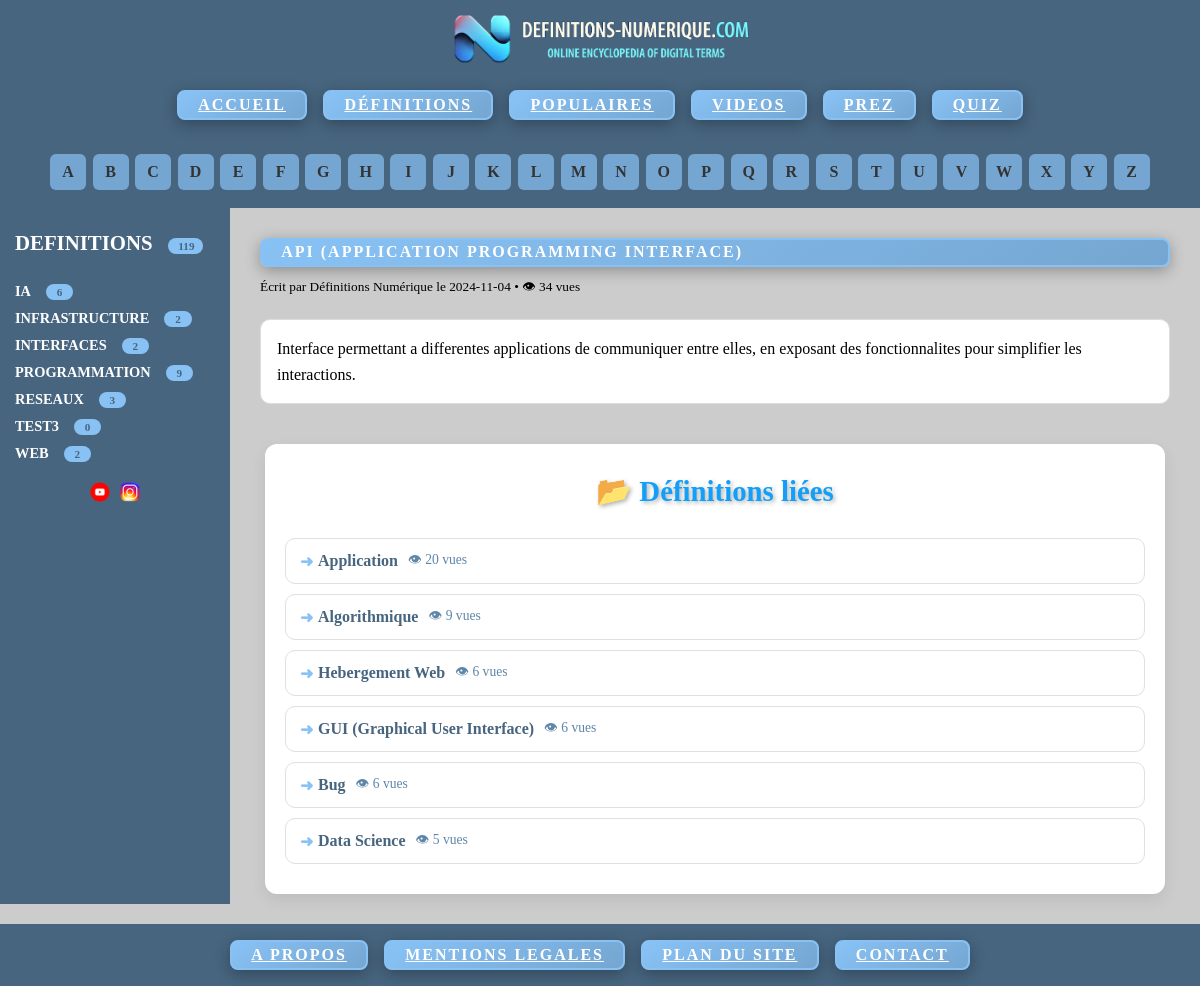
Before: /affichedef.php?defid=2 with the older database file.
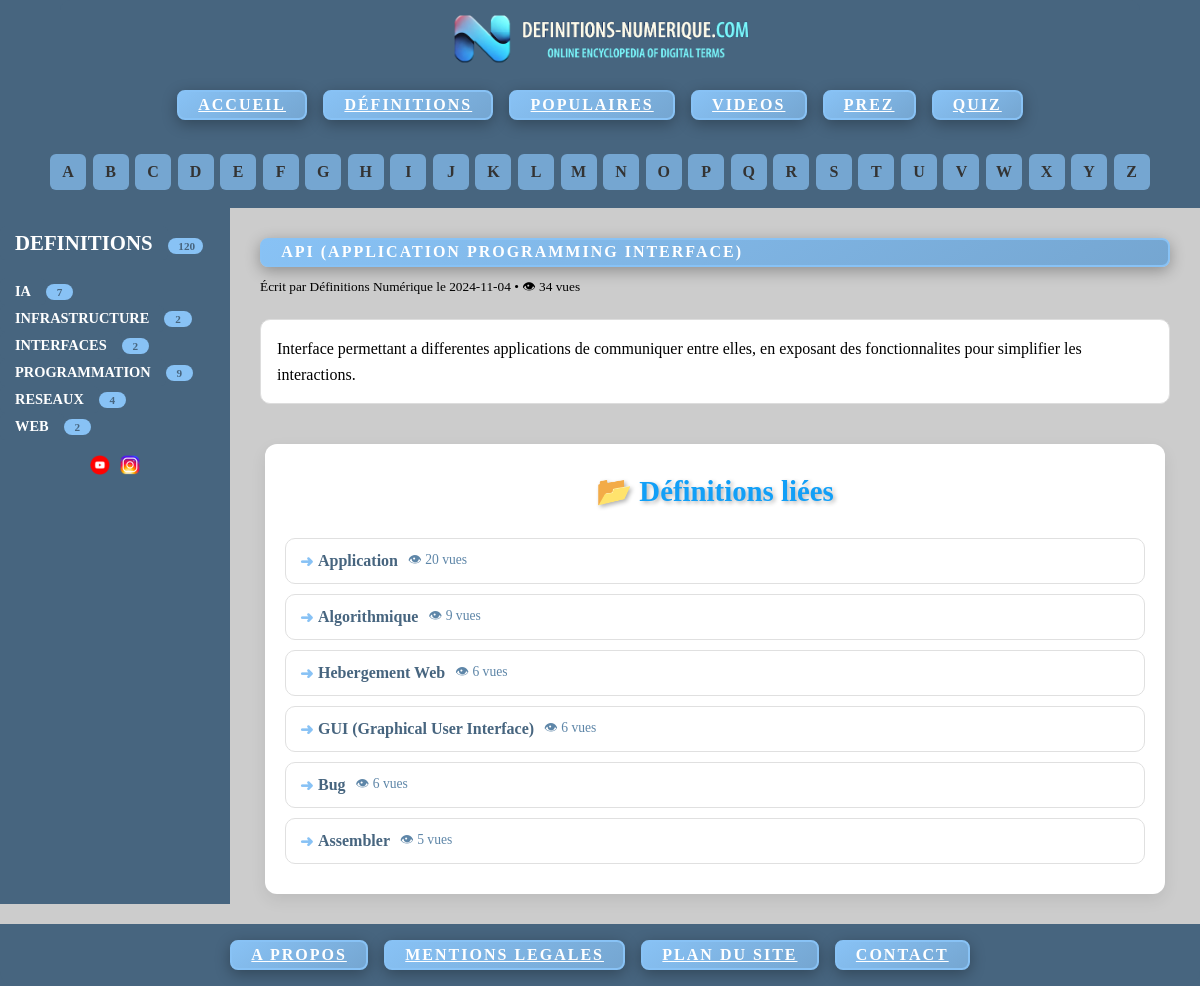
After: the same page with the newer database file.
### tables this page shows
CREATE TABLE `categorie` (
  `catid` int(10) NOT NULL,
  `catnom` varchar(100) NOT NULL
);

CREATE TABLE `definition` (
  `defid` int(11) NOT NULL,
  `deflettre` varchar(1) NOT NULL,
  `deftitre` varchar(100) NOT NULL,
  `definition` varchar(1000) NOT NULL,
  `defauteur` varchar(100) NOT NULL,
  `defdate` date NOT NULL,
  `valider` int(1) NOT NULL DEFAULT '2',
  `defemail` varchar(100) NOT NULL,
  `nb_vue` int(100) NOT NULL DEFAULT '0'
);

### affichedef.php (the view, shortened to what the changed rows need)
<!DOCTYPE html>
<html lang="fr">
<head>
    <link rel="stylesheet" href="style.css">
</head>
<body>
<div class="lettresdiv"><?php include "lettres.php"; ?></div>
<div class="homediv">
    <div class="container">
        <div class="home">
            <div class="gauche">
                <?php include "gauche.php"; ?>
            </div>
            <div class="droite">
                <div class="definition-page">
<?php
$conn = new mysqli(
    $_ENV['DB_SERVERNAME'],
    $_ENV['DB_USERNAME'],
    $_ENV['DB_PASSWORD'],
    $_ENV['DB_NAME']
);
$conn->set_charset("utf8mb4");
if (isset($_GET['defid'])) {
    $motId = (int)$_GET['defid'];
    $stmt = $conn->prepare(
        "SELECT defid, deftitre, definition, nb_vue, defauteur, defdate
         FROM definition WHERE defid = ?"
    );
    $stmt->bind_param("i", $motId);
    $stmt->execute();
    $result = $stmt->get_result();
    $definition = $result->fetch_assoc();
    if ($definition) {
        ?>
    <div class="definition-related">
    <div class="related-list">
<?php
$sqlRelated = "
SELECT DISTINCT d.defid, d.deftitre, d.nb_vue
FROM definition d
JOIN lien l ON d.defid = l.defid
WHERE l.catid IN (
    SELECT catid FROM lien WHERE defid = ?
)
AND d.defid != ?
ORDER BY d.nb_vue DESC
LIMIT 6
";
$stmtRelated = $conn->prepare($sqlRelated);
$stmtRelated->bind_param("ii", $motId, $motId);
$stmtRelated->execute();
$resRelated = $stmtRelated->get_result();
if ($resRelated->num_rows > 0) {
 while ($rel = $resRelated->fetch_assoc()) {
    echo '<div class="related-item">';
        echo '<div class="related-line">';
            echo '<a href="affichedef.php?defid=' . intval($rel['defid']) . '" class="related-title">';
                echo htmlspecialchars($rel['deftitre']);
            echo '</a>';
            echo '<span class="related-meta">';
                echo '👁 ' . intval($rel['nb_vue']) . ' vues ';
            echo '</span>';
        echo '</div>';
    echo '</div>';
}
} else {
    echo '<p>Aucune définition liée pour le moment.</p>';
}
?>
    </div>
</div>
        <?php
    } else {
        echo "<p>Définition introuvable.</p>";
    }
} else {
    echo "<p>Aucune définition sélectionnée.</p>";
}
?>
                </div>
            </div>
        </div>
    </div>
</div>
</body>
</html>

### lettres.php (shortened to what the changed rows need)
<?php
$conn = new mysqli(
    $_ENV['DB_SERVERNAME'],
    $_ENV['DB_USERNAME'],
    $_ENV['DB_PASSWORD'],
    $_ENV['DB_NAME']
);
$conn->set_charset("utf8mb4");
?>
<div class="container">
    <div class="lettrescript">
        <div class="controls">
            <ul class="lettre-list">
                <?php
                $lettersSql = "
                    SELECT deflettre
                    FROM definition
                    GROUP BY deflettre
                    ORDER BY deflettre
                ";
                $lettersResult = $conn->query($lettersSql);
                if ($lettersResult && $lettersResult->num_rows > 0) {
                    while ($row = $lettersResult->fetch_assoc()) {
                        $lettre = htmlspecialchars($row['deflettre']);
                        echo "
                            <li>
                                <a href='defparlettre.php?id={$lettre}' class='lettre'>
                                    {$lettre}
                                </a>
                            </li>
                        ";
                    }
                }
                ?>
            </ul>
        </div>
    </div>
</div>

### gauche.php (shortened to what the changed rows need)
<?php
$conn = new mysqli($_ENV['DB_SERVERNAME'], $_ENV['DB_USERNAME'], $_ENV['DB_PASSWORD'], $_ENV['DB_NAME']);
	$conn->set_charset("utf8mb4");
$conn2 = new mysqli($_ENV['DB_SERVERNAME'], $_ENV['DB_USERNAME'], $_ENV['DB_PASSWORD'], $_ENV['DB_NAME']);
	$conn2->set_charset("utf8mb4");
   printf ("<br><a href='definitions.php' class='rubriqueDEF'>DEFINITIONS</a>");
if ($result3 = mysqli_query($conn, "SELECT COUNT(*) as total from definition"))
{
    while ($row3 = $result3->fetch_assoc())
	{
        		printf ("<span class='styled-span'> %s </span><br><br>", $row3['total']);
 	 }
  }
else
		{
		}
if ($result = mysqli_query($conn, "SELECT * from categorie ORDER BY catnom "))
{
    while ($row = $result->fetch_assoc())
	{
        printf ("<a href='categoriedetail.php?catid=%s' class='rubrique'>%s</a>", $row['catid'], $row['catnom']);
		$catid = intval($row['catid']);
		$sql2="SELECT COUNT(*) as total FROM lien WHERE catid=" . $catid;
		if ($result2 = mysqli_query($conn2,$sql2 ))
		{
			while ($row2 = $result2->fetch_assoc())
			{
				printf ("<span class='styled-span'> %s </span>&nbsp;&nbsp;&nbsp;<br>", $row2['total']);
			}
		}
		else
		{
		}
	}
}
?>
        <div class="reseau-container">
            <div class="reseau-item">
            </div>
        </div>

Changed rows visible on the page:
removed categorie: catnom "TEST3", total "0"
no longer on this page (row unchanged): definition: deftitre "Data Science", nb_vue "5"
now on this page (row unchanged): definition: deftitre "Assembler", nb_vue "5"
Other visible differences:
new list line: "120"
new list line: "7"
new list line: "4"
list line gone: "119"
list line gone: "6"
list line gone: "3"
